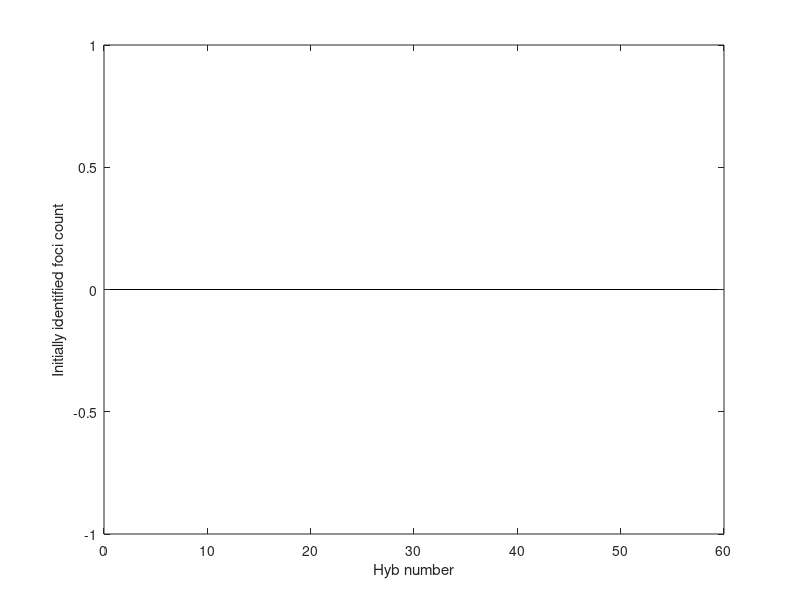
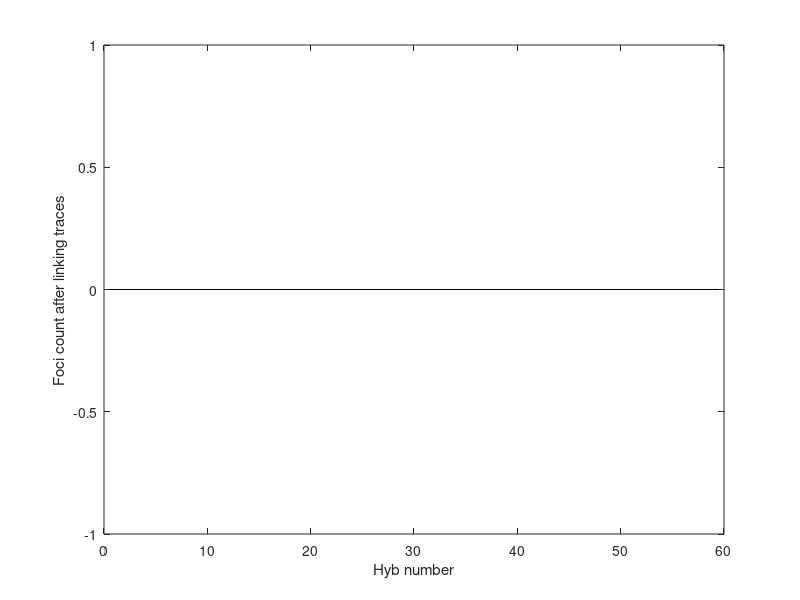

Here is the MATLAB script that generated these plots, in order:
% updated on 190314.

clear all
close all
NFOV = 14; % number of fields of views
NumTADs = 50;
WidthThreshMax = 4; % this threshold removes fitted "foci" that are too wide.
WidthThreshMin = 1; % this threshold removes fitted "foci" that are too narrow.
AdjrsquareThreshold = 0.7;
ImageSize = 1536; % number of pxls
UmPerPxl = 0.108;
StepSize = 0.2; %um
NearestNeighborThreshold = 2; %um, distance threshold between adjacent foci
TraceLengthThreshold = 10; % remove traces that are shorter than this length
%%
% the algorithm: Define each focus in hyb1 as the initiation point of one
% trace. For each focus in hyb1, find the closest focus in hyb2,
% check if the chozen hyb1 focus is the closest to the chozen hyb2 focus,
% if so, and if the two foci are close enough, link these two focus into
% one trace. If not, do not grow the trace, move on to the next focus in
% hyb1 (next trace). Finally, if there are remaining foci in hyb2, define
% them as the initiation points of additional traces.

mkdir('Traces_LargeScale')
FociCount = zeros(NumTADs,1); % initial foci count
FinalFociCount = zeros(NumTADs,1); % final count of foci in the traces

for jj = 0:NFOV-1
% for jj = 0:0
    if NFOV<=10
        FOVid = num2str(jj);
    elseif NFOV>10 && NFOV<=100
        if jj<10
            FOVid = ['0' num2str(jj)];
        else
            FOVid = [num2str(jj)];
        end
    elseif NFOV>100
        if jj<10
            FOVid = ['00' num2str(jj)];
        elseif jj<100
            FOVid = ['0' num2str(jj)];
        else
            FOVid = [num2str(jj)];
        end
    end    
    if exist(['TracingResults_LargeScale/result' FOVid '.mat'])==2
        load(['TracingResults_LargeScale/result' FOVid '.mat']);
%         figure(1)
        for i = 1:NumTADs
            if ~isempty(XfitList{i})
                Ind = find(XwidthList{i}<WidthThreshMax & YwidthList{i}<WidthThreshMax ...
                    & XwidthList{i}>WidthThreshMin & YwidthList{i}>WidthThreshMin ...
                    & [XgofList{i}.adjrsquare]>AdjrsquareThreshold ...
                    & [YgofList{i}.adjrsquare]>AdjrsquareThreshold ...
                    & [ZgofList{i}.adjrsquare]>AdjrsquareThreshold);

                XfitList{i} = XfitList{i}(Ind);
                YfitList{i} = YfitList{i}(Ind);
                ZfitList{i} = ZfitList{i}(Ind);
                IntensityList{i} = IntensityList{i}(Ind);
                XwidthList{i} = XwidthList{i}(Ind);
                YwidthList{i} = YwidthList{i}(Ind);
                ZwidthList{i} = ZwidthList{i}(Ind);
                XgofList{i} = XgofList{i}(Ind);
                YgofList{i} = YgofList{i}(Ind);
                ZgofList{i} = ZgofList{i}(Ind);
%                scatter(XfitList{i},YfitList{i},'.')
%                hold on
            end
        end
%         hold off
%         axis equal
%         axis ij
        for i = 1:NumTADs
            FociCount(i) = FociCount(i)+length(XfitList{i});
        end
        for i = 1:NumTADs
            P1 = [XfitList{i}'*UmPerPxl, YfitList{i}'*UmPerPxl, ZfitList{i}'*StepSize, ...
                IntensityList{i}', XwidthList{i}', YwidthList{i}', ZwidthList{i}', ...
                [XgofList{i}.adjrsquare]', [YgofList{i}.adjrsquare]', [ZgofList{i}.adjrsquare]'];
            if i == 1 % define initial traces
                for j = 1:size(P1,1)
                    TraceArray{j} = [P1(j,:), i]; 
                    %TraceArray: x(um),y(um),z(um), Intensity, Xwidth(pxl), 
                    %Ywidth(pxl), Zwidth(pxl), Xgof, Ygof, Zgof, hybNo
                end
            else % match to existing traces and define new traces
                P0 = [];
                for j = 1:length(TraceArray)
                    P0 = [P0; TraceArray{j}(end,1:3)]; % build the list of end foci in all traces
                end
                D = pdist2(P0, P1(:,1:3), 'euclidean');
                for j = 1:size(P0,1)
                    [M, Ind] = min(D(j,:));
                    M2 = min(D(:,Ind));
                    if M<NearestNeighborThreshold && M==M2 && ~isnan(P1(Ind,1))
                        % add to existing trace
                        TraceArray{j}(end+1,:) = [P1(Ind,:),i];
                        % mark linked foci in P1
                        P1(Ind,1:3) = [NaN, NaN, NaN];
                    end
                end
                % find remaining foci in P1 and define new traces
                for j = 1:size(P1,1)
                    if ~isnan(P1(j,1))
                        TraceArray{end+1} = [P1(j,:), i]; % x,y,z,hybNo
                    end
                end
            end
        end
        n = 0;
        for j = 1:length(TraceArray)
            if size(TraceArray{j},1) >= TraceLengthThreshold
                n = n+1;
                TraceArrayNew{n} = TraceArray{j};
            end
        end
        TraceArray = TraceArrayNew;
        clear TraceArrayNew
        
        figure(2)
        for j = 1:length(TraceArray)
            plot(TraceArray{j}(:,1), TraceArray{j}(:,2),'.-');
            hold on
            FinalFociCount(TraceArray{j}(:,end)) = FinalFociCount(TraceArray{j}(:,end))+1;
        end
        hold off
        axis equal
        axis ij
        xlabel('x (um)');
        ylabel('y (um)');
        savefig(['Traces_LargeScale\Traces_' FOVid '.fig']);
        save(['Traces_LargeScale\TraceArray' FOVid '.mat'],'TraceArray');
        clear TraceArray
    end
end
figure(3)
bar(FociCount)
xlabel('Hyb number')
ylabel('Initially identified foci count')
savefig(['TracingFociCount_initial_LargeScale.fig']);
figure(4)
bar(FinalFociCount)
xlabel('Hyb number')
ylabel('Foci count after linking traces')
savefig(['TracingFociCount_middle_LargeScale.fig']);
